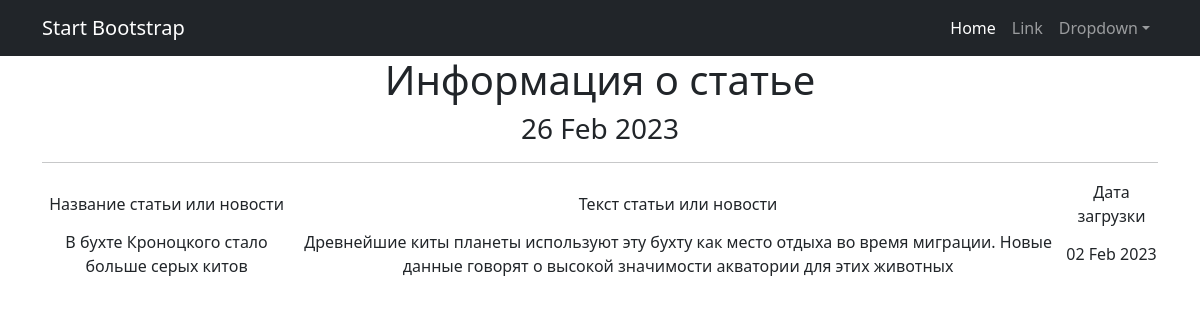
Screenshot of /news/1 with the database file from the repository.
### news/models.py (models this page shows, shortened)
class Post(models.Model):
    author = models.ForeignKey(Author, on_delete=models.CASCADE)
    NEWS = 'NW'
    ARTICLE = 'AR'
    CATEGORY_CHOICES = (
        (NEWS, 'Новость'),
        (ARTICLE, 'Статья'),
    )
    categoryType = models.CharField(max_length=2, choices=CATEGORY_CHOICES, default=ARTICLE)
    dateCreation = models.DateTimeField(auto_now_add=True)
    postCategory = models.ManyToManyField(Category, through='PostCategory')
    title = models.CharField(max_length=128)
    text = models.TextField()
    rating = models.SmallIntegerField(default=0)

### news/views.py (the view)
# urls.py: path('<int:pk>', PostDetail.as_view(), name='post_detail'),
class PostDetail(DetailView):
    model = Post
    template_name = 'post_1.html'
    context_object_name = 'post'
    def get_context_data(self, **kwargs):
        context = super().get_context_data(**kwargs)
        context['time_now'] = datetime.utcnow()
        return context

### news/templatetags/custom_filters.py (called while the page is built)
@register.filter()
def censor(value):
    bad_words = ['интересно', 'здорово', 'отлично']
    if not isinstance(value, str):
        raise TypeError(f"unresolved type '{type(value)}' expected  type 'str'")
    for word in value.split():
        if word.lower() in bad_words:
            value = value.replace(word, f"{word[0]}{'*' * (len(word) - 1)}")
    return value

### templates/post_1.html (shortened to what this page needs)
{% extends 'flatpages/default.html' %}
{% load custom_filters %}
{% load custom_tags %}
{% block content %}
  <h1>Информация о статье</h1>
   <h3>{{ time_now|date:'d M Y' }}</h3>
<hr>
       <table>
           <tr>
               <td>Название статьи или новости</td>
               <td>Текст статьи или новости</td>
               <td>Дата загрузки</td>
           <tr>
               <td>{{ post.title|censor }}</td>
               <td>{{ post.text |censor }}</td>
               <td>{{ post.dateCreation|date:'d M Y ' }}</td>
       </table>
{% endblock content %}

### rows the page displays
Post: title|censor "В бухте Кроноцкого стало больше серых китов", text|censor "Древнейшие киты планеты используют эту бухту как место отдыха во время миграции. Новые данные говорят о высокой значимости акватории для этих животных", dateCreation "02 Feb 2023"

### other values shown
{{ time_now|date:'d M Y' }} "26 Feb 2023"
